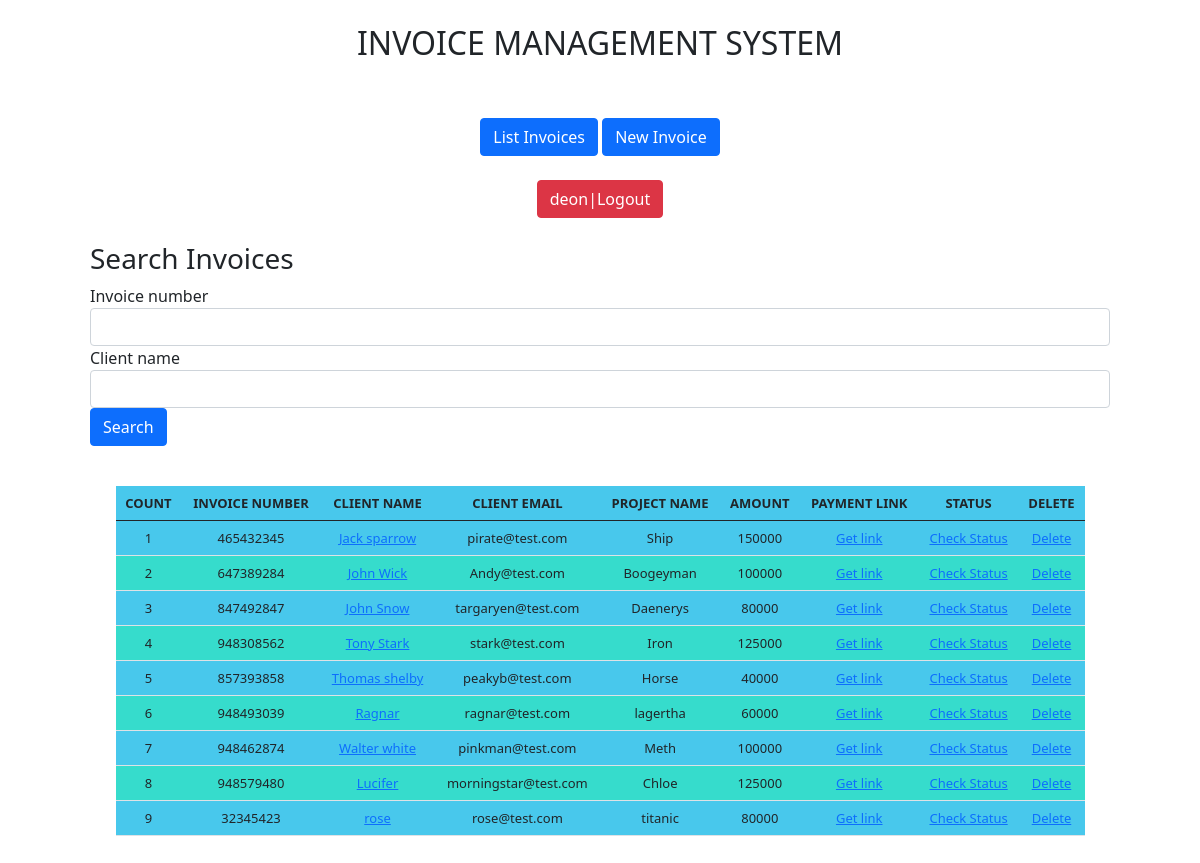
Screenshot of /list_invoice (signed in) with the database file from the repository.
### invoice/models.py (models this page shows, shortened)
class Invoice(models.Model):
    Invoice_number = models.IntegerField(blank=True, null=True)
    Client_name = models.CharField(max_length=30, default='', blank=True, null=True)
    Client_email = models.EmailField(max_length=50, unique=True ,default='')
    Project_name = models.CharField(max_length=300, default='', blank=True, null=True)
    Amount_choice = (
        ('40000','40000'),
        ('60000','60000'),
        ('80000','80000'),
        ('100000','100000'),
        ('125000','125000'),
        ('150000','150000'),
    )
    Amount = models.CharField(max_length=30, blank=True, null=True ,choices=Amount_choice)
    Payment_link =models.CharField(max_length=100, default='', blank=True, null=True)

### invoice/views.py (the view, shortened to what this page needs)
# urls.py: path('list_invoice', views.list_invoice , name='list_invoice'),
@login_required
def list_invoice(request):
    title = 'Search Invoices'
    queryset = Invoice.objects.all()
    form = InvoiceSearchForm(request.POST or None)
    context = {
        "title": title,
        "queryset": queryset,
        "form": form,
    }
    return render(request,"list_invoice.html", context)

### invoice/forms.py
class InvoiceSearchForm(forms.ModelForm):
    class Meta:
        model = Invoice
        fields = ['Invoice_number', 'Client_name']

### invoice/templates/list_invoice.html (shortened to what this page needs)
{% load static %}
{% include 'nav.html' %}
{% load crispy_forms_tags %}
<html lang="en">
<head>
    <link rel="stylesheet" type="text/css" href="https://cdn.jsdelivr.net/npm/bootstrap@5.0.2/dist/css/bootstrap.min.css">
    <link href="{% static 'css/stylesheet.css' %}" rel="stylesheet">
</head>
<body><br>
<div class="main-container">
<h3>{{title}}</h3>
    <form method="POST" action="">{% csrf_token %}
       {{form|crispy}}
        <input type="submit" class="btn btn-primary" value="Search">
    </form>
    <br>
    <table class="table">
        <thead>
        <tr>
            <th>COUNT</th>
            <th>INVOICE NUMBER</th>
            <th>CLIENT NAME</th>
            <th>CLIENT EMAIL</th>
            <th>PROJECT NAME</th>
            <th>AMOUNT</th>
            <th>PAYMENT LINK</th>
            <th>STATUS</th>
            <th>DELETE</th>
        </tr>
        </thead>
        {% for instance in queryset%}
        <tr>
            <td>{{forloop.counter}}</td>
            <td>{{instance.Invoice_number}}</td>
            <td><a href="{% url 'update_invoice' instance.id %}">{{instance.Client_name}}</a></td>
            <td>{{instance.Client_email}}</td>
            <td>{{instance.Project_name}}</td>
            <td>{{instance.Amount}}</td>
            <td><a href="{% url 'link' instance.id %}">Get link</a></td>
            <td><a href="{% url 'pstatus'  %}">Check Status</a></td>
            <td><a href="{% url 'delete_invoice' instance.id %}">Delete</a></td>
        </tr>
        {% endfor %}
    </table><br><br>
</div>
</body>
</html>

### invoice/templates/nav.html
<div class="mymenu-bar">
    <br>
    <h2>INVOICE MANAGEMENT SYSTEM</h2><br><br>
    {% if request.user.is_authenticated %}
    <a href="/list_invoice"><div class="btn btn-primary mybutton" >List Invoices</div></a>
    <a href="/add_invoice"><div class="btn btn-primary mybutton" >New Invoice</div></a><br><br>
    <a href="/accounts/logout"><button class="btn btn-danger">{{user}}|Logout</button></a>
    {% else %}
    <a href="/accounts/login"><button class="btn btn-danger">Login</button></a>
    {% endif %}
</div>

### static/css/stylesheet.css (style rules this page uses)
body { background-color:#e7e7e7!important text-align:center; }
.table { font-size: 13px; text-align: center; width:95%; margin:auto; }
.table tr:nth-child(odd) { background:#48C8EC }
.table tr:nth-child(even) { background:#36DCCC }
.main-container { width:85%; margin:auto; }
.mymenu-bar { text-align:center; }

### rows the page displays
Invoice: Invoice_number "465432345", Client_name "Jack sparrow", Client_email "pirate@test.com", Project_name "Ship", Amount "150000"
Invoice: Invoice_number "647389284", Client_name "John Wick", Client_email "Andy@test.com", Project_name "Boogeyman", Amount "100000"
Invoice: Invoice_number "847492847", Client_name "John Snow", Client_email "targaryen@test.com", Project_name "Daenerys", Amount "80000"
Invoice: Invoice_number "948308562", Client_name "Tony Stark", Client_email "stark@test.com", Project_name "Iron", Amount "125000"
Invoice: Invoice_number "857393858", Client_name "Thomas shelby", Client_email "peakyb@test.com", Project_name "Horse", Amount "40000"
Invoice: Invoice_number "948493039", Client_name "Ragnar", Client_email "ragnar@test.com", Project_name "lagertha", Amount "60000"
Invoice: Invoice_number "948462874", Client_name "Walter white", Client_email "pinkman@test.com", Project_name "Meth", Amount "100000"
Invoice: Invoice_number "948579480", Client_name "Lucifer", Client_email "morningstar@test.com", Project_name "Chloe", Amount "125000"
Invoice: Invoice_number "32345423", Client_name "rose", Client_email "rose@test.com", Project_name "titanic", Amount "80000"

### other values shown
{{ user }} "deon"
{{ title }} "Search Invoices"
